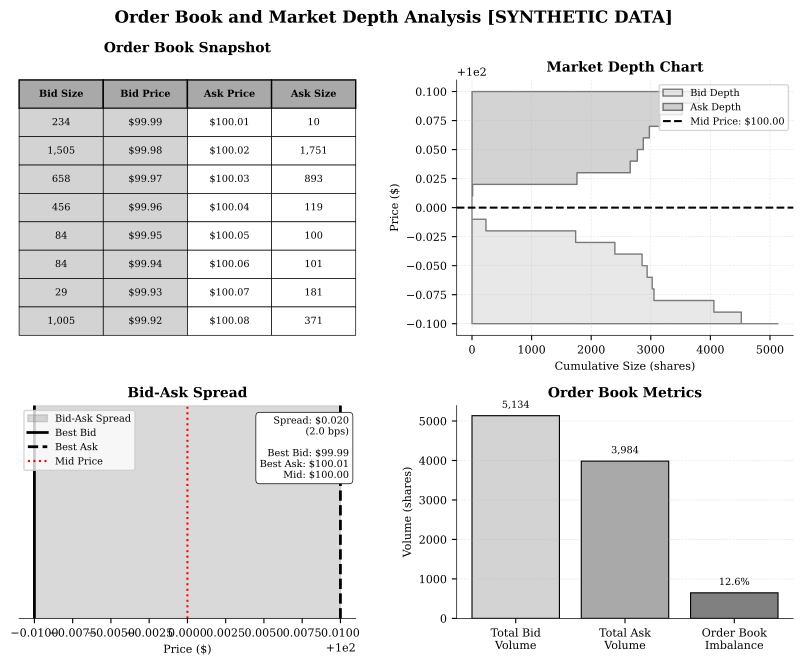

The script that saved this image:
"""
Order Book Depth Visualization
Bid/Ask order book with depth chart

Required libraries: matplotlib, numpy
Output: order_book_depth.pdf
"""

import matplotlib.pyplot as plt
import numpy as np
from pathlib import Path

# Chart metadata for QuantLet integration
CHART_METADATA = {
    'title': 'Order Book Depth Visualization',
    'url': 'https://github.com/Digital-AI-Finance/DigitalFinance_3/tree/main/charts/module_04_traditional/order_book_depth'
}

def create_order_book_depth():
    """Create visualization of order book with bid/ask depth"""

    # Set style for academic publication
    plt.rcParams['font.family'] = 'serif'
    plt.rcParams['font.size'] = 8
    plt.rcParams['axes.linewidth'] = 0.5

    # Set random seed for reproducibility
    np.random.seed(42)

    fig = plt.figure(figsize=(10, 7))
    gs = fig.add_gridspec(2, 2, hspace=0.3, wspace=0.3,
                         height_ratios=[1.2, 1])

    # Generate synthetic order book data
    mid_price = 100.00

    # Bid prices (below mid price)
    n_levels = 10
    bid_prices = mid_price - np.arange(0.01, 0.11, 0.01)
    bid_sizes = np.random.exponential(scale=500, size=n_levels)
    bid_cumulative = np.cumsum(bid_sizes)

    # Ask prices (above mid price)
    ask_prices = mid_price + np.arange(0.01, 0.11, 0.01)
    ask_sizes = np.random.exponential(scale=500, size=n_levels)
    ask_cumulative = np.cumsum(ask_sizes)

    # Top left: Order book table
    ax1 = fig.add_subplot(gs[0, 0])
    ax1.axis('off')

    # Create order book data
    book_data = [['Bid Size', 'Bid Price', 'Ask Price', 'Ask Size']]

    for i in range(min(8, n_levels)):
        book_data.append([
            f'{int(bid_sizes[i]):,}',
            f'${bid_prices[i]:.2f}',
            f'${ask_prices[i]:.2f}',
            f'{int(ask_sizes[i]):,}'
        ])

    table = ax1.table(cellText=book_data,
                     cellLoc='center',
                     loc='center',
                     bbox=[0, 0, 1, 1])

    table.auto_set_font_size(False)
    table.set_fontsize(7)

    # Style header
    for i in range(4):
        cell = table[(0, i)]
        cell.set_facecolor('darkgray')
        cell.set_text_props(weight='bold', color='black')

    # Style bid columns (green tint with grayscale)
    for i in range(1, len(book_data)):
        # Bid size and price
        for j in [0, 1]:
            cell = table[(i, j)]
            cell.set_facecolor('lightgray')
            cell.set_edgecolor('black')
            cell.set_linewidth(0.5)

        # Ask price and size
        for j in [2, 3]:
            cell = table[(i, j)]
            cell.set_facecolor('white')
            cell.set_edgecolor('black')
            cell.set_linewidth(0.5)

    ax1.set_title('Order Book Snapshot', fontsize=10, fontweight='bold', pad=20)

    # Top right: Depth chart
    ax2 = fig.add_subplot(gs[0, 1])

    # Plot cumulative depth
    # Bids (step down from mid price)
    bid_prices_extended = np.concatenate([[mid_price], bid_prices])
    bid_cumulative_extended = np.concatenate([[0], bid_cumulative])

    ax2.fill_betweenx(bid_prices_extended, 0, bid_cumulative_extended,
                     step='post', alpha=0.5, color='lightgray',
                     edgecolor='black', linewidth=1, label='Bid Depth')

    # Asks (step up from mid price)
    ask_prices_extended = np.concatenate([[mid_price], ask_prices])
    ask_cumulative_extended = np.concatenate([[0], ask_cumulative])

    ax2.fill_betweenx(ask_prices_extended, 0, ask_cumulative_extended,
                     step='post', alpha=0.5, color='darkgray',
                     edgecolor='black', linewidth=1, label='Ask Depth')

    # Mark mid price
    ax2.axhline(y=mid_price, color='black', linestyle='--',
               linewidth=1.5, label=f'Mid Price: ${mid_price:.2f}')

    ax2.set_xlabel('Cumulative Size (shares)', fontsize=8)
    ax2.set_ylabel('Price ($)', fontsize=8)
    ax2.set_title('Market Depth Chart', fontsize=10, fontweight='bold')
    ax2.legend(loc='upper right', fontsize=7)
    ax2.grid(True, alpha=0.3, linestyle='--', linewidth=0.5)
    ax2.spines['top'].set_visible(False)
    ax2.spines['right'].set_visible(False)

    # Bottom left: Spread analysis
    ax3 = fig.add_subplot(gs[1, 0])

    # Calculate spreads
    best_bid = bid_prices[0]
    best_ask = ask_prices[0]
    spread = best_ask - best_bid
    spread_bps = (spread / mid_price) * 10000

    # Visualize spread
    price_range = np.linspace(best_bid - 0.02, best_ask + 0.02, 100)
    ax3.axvspan(best_bid, best_ask, alpha=0.3, color='gray', label='Bid-Ask Spread')

    ax3.axvline(x=best_bid, color='black', linewidth=2, label='Best Bid')
    ax3.axvline(x=best_ask, color='black', linewidth=2, linestyle='--',
               label='Best Ask')
    ax3.axvline(x=mid_price, color='red', linewidth=1.5, linestyle=':',
               label='Mid Price')

    ax3.set_xlabel('Price ($)', fontsize=8)
    ax3.set_ylabel('', fontsize=8)
    ax3.set_title('Bid-Ask Spread', fontsize=10, fontweight='bold')
    ax3.set_ylim(0, 1)
    ax3.set_yticks([])
    ax3.legend(loc='upper left', fontsize=7)
    ax3.spines['top'].set_visible(False)
    ax3.spines['right'].set_visible(False)
    ax3.spines['left'].set_visible(False)

    # Add spread statistics
    stats_text = f'Spread: ${spread:.3f}\n({spread_bps:.1f} bps)\n\nBest Bid: ${best_bid:.2f}\nBest Ask: ${best_ask:.2f}\nMid: ${mid_price:.2f}'
    ax3.text(0.98, 0.95, stats_text,
            transform=ax3.transAxes,
            fontsize=7,
            verticalalignment='top',
            horizontalalignment='right',
            bbox=dict(boxstyle='round,pad=0.4',
                     facecolor='white',
                     edgecolor='black',
                     linewidth=0.5))

    # Bottom right: Order flow metrics
    ax4 = fig.add_subplot(gs[1, 1])

    # Calculate metrics
    total_bid_size = np.sum(bid_sizes)
    total_ask_size = np.sum(ask_sizes)
    imbalance = (total_bid_size - total_ask_size) / (total_bid_size + total_ask_size)

    metrics = ['Total Bid\nVolume', 'Total Ask\nVolume', 'Order Book\nImbalance']
    values = [total_bid_size, total_ask_size, imbalance * 10000]  # Scale imbalance for visibility

    colors = ['lightgray', 'darkgray', 'gray']
    bars = ax4.bar(metrics, [total_bid_size, total_ask_size, abs(imbalance) * max(total_bid_size, total_ask_size)],
                   color=colors, edgecolor='black', linewidth=0.8)

    # Add value labels
    ax4.text(0, total_bid_size + 200, f'{int(total_bid_size):,}',
            ha='center', fontsize=7)
    ax4.text(1, total_ask_size + 200, f'{int(total_ask_size):,}',
            ha='center', fontsize=7)
    ax4.text(2, abs(imbalance) * max(total_bid_size, total_ask_size) + 200,
            f'{imbalance:.1%}',
            ha='center', fontsize=7)

    ax4.set_ylabel('Volume (shares)', fontsize=8)
    ax4.set_title('Order Book Metrics', fontsize=10, fontweight='bold')
    ax4.grid(axis='y', alpha=0.3, linestyle='--', linewidth=0.5)
    ax4.spines['top'].set_visible(False)
    ax4.spines['right'].set_visible(False)

    # Main title
    fig.suptitle('Order Book and Market Depth Analysis [SYNTHETIC DATA]',
                fontsize=12, fontweight='bold', y=0.98)

    # Save as PDF
    output_path = Path(__file__).parent / 'order_book_depth.pdf'
    plt.savefig(output_path, format='pdf', dpi=300, bbox_inches='tight')
    print(f"Chart saved to: {output_path}")

    plt.close()

if __name__ == '__main__':
    create_order_book_depth()
